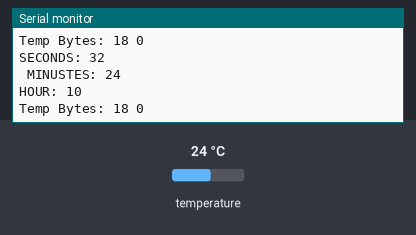
A program run on a simulated Arduino Uno, built with avr-gcc and run on an emulated ATmega328P. Shown: the last lines printed to the serial monitor. Wiring (inferred from the names in the program): DS3231 clock at I2C address 0x68. The inputs (shaded band) are chosen by the test bench; at power-on: temperature 24 °C. The local clock reads 2024-03-15 10:24:30 at power-on unless the program sets it.

Above: at 2.8 s.
2.9 s: temperature set to 12 °C
At 5.0 s:
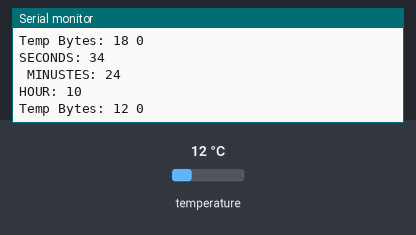
5.6 s: temperature set to 19 °C
At 6.6 s:
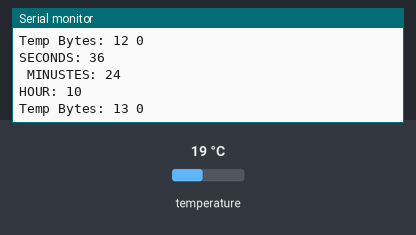
Timing chart, 0 to 8.6 s (numbered marks = the images above; inputs shaded):
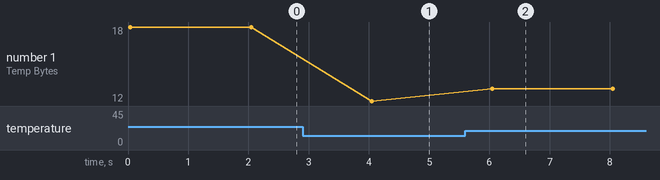

Measured:
- after the input at 2.9 s, the serial monitor: prints a new line after 1.1 s (image 1)
- after the input at 5.6 s, the serial monitor: prints a new line after 0.45 s (image 2)
- plotted number 1: 18 → 12 after the input at 2.9 s, 12 → 13 after the input at 5.6 s

The program:

main.cpp
```cpp
#include <Arduino.h>
#include <Wire.h>

// I2C ADDRESS of the DS3231 chip (FIXED)
#define DS3231_I2C_ADDRESS 0x68

//regs addresess inside chip
#define SECONDS_7BITADDR 0x00 // seconds reg
#define MINUTES_7BITADDR 0x01 // minutes reg
#define HOURS_7BITADDR 0x02 // hours reg
#define TEMP_15BITADDR 0x11 // upper bits
#define TEMP_7BITADDR 0x12 // lower bits


int BCD_DEC_CONV(byte b) {
  // This function takes a BCD byte and converts it to a decimal number
  // Example: Input  (b) = 0x37 (which is 55 in decimal)
  // Example: Output = 37 (which is the intended number)

  struct unit // unit to read the byte and convert it from BCD to DEC
  {
    unsigned int low : 4;  // Lower 4 bits (units place)
    unsigned int high : 4; // Higher 4 bits (tens place)
  };

  // Create a struct and point it to the incoming byte 'b'
  // This overlays the struct onto the byte, splitting it automatically
  unit* converter = (unit*)&b;

  // The decimal value is (high * 10) + low
  int decimal_value = (converter->high * 10) + converter->low;
  return decimal_value;
}

void setup(){
Serial.begin(9600);
Wire.begin();
}


void loop() {
  //read second regs
  Wire.beginTransmission(DS3231_I2C_ADDRESS); // Start talking to the CHIP
  Wire.write(SECONDS_7BITADDR);                    // Point to the REGISTER inside the chip
  Wire.endTransmission(false);                // "False" keeps the connection open for reading
  Wire.requestFrom(DS3231_I2C_ADDRESS,1); //get one byte
  byte val_sec = Wire.read(); //value of seconds
  int seconds_decimal = BCD_DEC_CONV(val_sec); // Convert it
  Serial.print("SECONDS: ");
  Serial.println(seconds_decimal);

  //read min regs
  Wire.beginTransmission(DS3231_I2C_ADDRESS);
  Wire.write(MINUTES_7BITADDR);
  Wire.endTransmission(false);
  Wire.requestFrom(DS3231_I2C_ADDRESS,1);
  byte val_min = Wire.read(); //value of minutes
  int mins_decimal = BCD_DEC_CONV(val_min);
  Serial.print(" MINUSTES: ");
  Serial.println(mins_decimal);

  //read hours regs
  Wire.beginTransmission(DS3231_I2C_ADDRESS);
  Wire.write(HOURS_7BITADDR);
  Wire.endTransmission(false);
  Wire.requestFrom(DS3231_I2C_ADDRESS,1);
  byte val_hrs = Wire.read(); //value of hours
  Serial.print("HOUR: ");
  int hrs_decimal = BCD_DEC_CONV(val_hrs); // Convert it
  Serial.println(hrs_decimal);

  //read temp regs
  Wire.beginTransmission(DS3231_I2C_ADDRESS);
  Wire.write(TEMP_15BITADDR);          // point to first reg
  Wire.endTransmission(false);
  Wire.requestFrom(DS3231_I2C_ADDRESS,2); // it is two bytes (upper and lower)
  byte tempMSB = Wire.read();
  byte tempLSB = Wire.read();
  int tmpsMSB_decimal = BCD_DEC_CONV(tempMSB);
  int tmpsLSB_decimal = BCD_DEC_CONV(tempLSB);
  Serial.print("Temp Bytes: ");
  Serial.print(tmpsMSB_decimal);
  Serial.print(" ");
  Serial.println(tmpsLSB_decimal);

  delay(2000);
}
```
